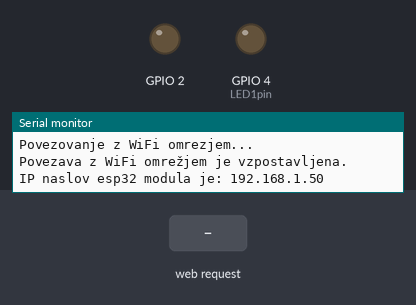
Recording of a program running on a simulated ESP32. On the bench: output pins drawn as LEDs (lit = HIGH), the last lines printed to the serial monitor. The test bench sets the inputs (shaded band). WiFi joins after 1.5 s; servers stay silent unless stated.

Above: at 3.2 s.
3.3 s: HTTP request GET /1 received
At 3.9 s:
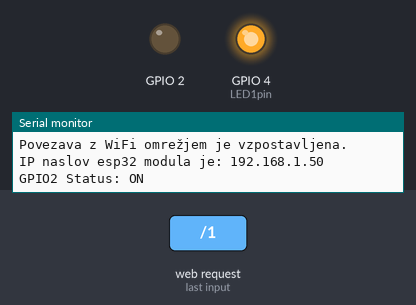
4.8 s: HTTP request GET /0 received
At 6.2 s:
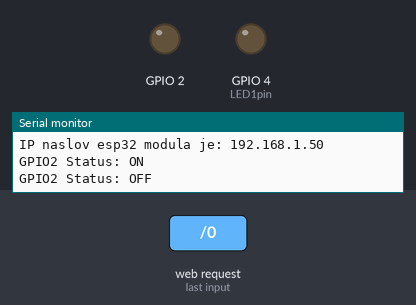
Timing chart, 0 to 7.8 s (numbered marks = the images above; inputs shaded):
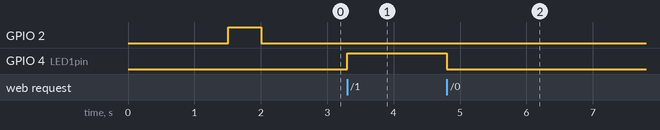

Measured:
- after the input at 3.3 s, GPIO 4 (LED1pin): LOW → HIGH at once
- after the input at 4.8 s, GPIO 4 (LED1pin): HIGH → LOW at once

The program:

main.cpp
```cpp
#include <Arduino.h>
#include "Wifi.h"
#include "WebServer.h"

const char* ssid = "BUM";
const char* password = "N0gavica";


WebServer server(80);

uint8_t LED1pin = 4;

bool LED1status = LOW;

//vsebina HTML strani ki se bo posredovala iz nasega esp32 na brskalnik klienta,lahko dodamo tudi CSS
//nasa spletna stran bo shranjena v spremenljivki HTML tipa string

const char HTML1[] PROGMEM = R"rawliteral(
<!DOCTYPE html>
<html lang="sl">
<head>

    <meta charset="UTF-8">
    <meta name="viewport" content="width=device-width, initial-scale=1.0">

    <style>
        html {font-family: Helvetica; text-align: center;}
        body {margin-top: 50px;}
        h1 {color: #444444; margin: 50px auto 30px;}
        h3 {color: #444444; margin-bottom: 50px;}
        p {font-size: 14px; color: #222222; margin-bottom: 10px;}
        .gumb {background-color: #3498db; display: block; width: 200px; color: white; padding: 13px 30px; text-decoration: none; font-size: 25px; margin: 0px auto 35px; cursor: pointer; border-radius: 4px; border: none;}
    </style>

    <title>esp32</title>

</head>

<body>

    <h1>ESP32 spletni strežnik</h1>
    <h3>Priklop na WiFi usmerjevalnik</h3>

    <a class='gumb' href="/1">Prižgi LED</a>
    <a class='gumb' href="/0">Ugasni LED</a>
    <p>Prejet ukaz za vklop LED diode..</p>

</body>
</html>
)rawliteral";


const char HTML0[] PROGMEM = R"rawliteral(
<!DOCTYPE html>
<html lang="sl">
<head>

    <meta charset="UTF-8">
    <meta name="viewport" content="width=device-width, initial-scale=1.0">

    <style>
        html {font-family: Helvetica; text-align: center;}
        body {margin-top: 50px;}
        h1 {color: #444444; margin: 50px auto 30px;}
        h3 {color: #444444; margin-bottom: 50px;}
        p {font-size: 14px; color: #222222; margin-bottom: 10px;}
        .gumb {background-color: #3498db; display: block; width: 200px; color: white; padding: 13px 30px; text-decoration: none; font-size: 25px; margin: 0px auto 35px; cursor: pointer; border-radius: 4px; border: none;}
    </style>

    <title>esp32</title>

</head>

<body>

    <h1>ESP32 spletni strežnik</h1>
    <h3>Priklop na WiFi usmerjevalnik</h3>

    <a class='gumb' href="/1">Prižgi LED</a>
    <a class='gumb' href="/0">Ugasni LED</a>
    <p>Prejet ukaz za izklop LED diode</p>

</body>
</html>
)rawliteral";


String HTML3 = "<!DOCTYPE html>\n\
<html lang='sl'>\n\
<head>\n\
    <meta charset='UTF-8'>\n\
    <meta name='viewport' content='width=device-width, initial-scale=1.0'>\n\
    <style>\n\
        html {font-family: Helvetica; text-align: center;}\n\
        body {margin-top: 50px;}\n\
        h1 {color: #444444; margin: 50px auto 30px;}\n\
        h3 {color: #444444; margin-bottom: 50px;}\n\
        p {font-size: 14px; color: #222222; margin-bottom: 10px;}\n\
        .gumb {background-color: #3498db; display: block; width: 200px; color: white; padding: 13px 30px; text-decoration: none; font-size: 25px; margin: 0px auto 35px; cursor: pointer; border-radius: 4px; border: none;}\n\
    </style>\n\
    <title>esp32</title>\n\
</head>\n\
<body>\n\
    <h1>ESP32 spletni strežnik</h1>\n\
    <h3>Priklop na WiFi usmerjevalnik</h3>\n\
    <a class='gumb' href='/1'>Prižgi LED</a>\n\
    <a class='gumb' href='/0'>Ugasni LED</a>\n\
    <p>HTTP strežnik je zagnan.</p>\n\
</body>\n\
</html>";

void handle_root(){
  server.send(200,"text/html", HTML3);
}

void handle_1(){
  LED1status = HIGH;
  Serial.println("GPIO2 Status: ON");
  server.send(200,"text/html", HTML1);

}

void handle_0(){
  LED1status = LOW;
  Serial.println("GPIO2 Status: OFF");
  server.send(200,"text/html", HTML0);

}


void handle_NotFound(){ //ce ne najdemo spletne strani
   server.send(404,"text/html", "Spletna stran ni bila najdena");

}

void setup() {

  pinMode(LED1pin,OUTPUT);


  Serial.begin(115200);

  WiFi.begin(ssid,password);

  while(WiFi.status() != WL_CONNECTED){
    delay(500);
    Serial.println("Povezovanje z WiFi omrezjem...");
  }


  Serial.println("Povezava z WiFi omrežjem je vzpostavljena.");
  Serial.print("IP naslov esp32 modula je: ");
  Serial.println(WiFi.localIP());

  server.on("/", handle_root);
  server.on("/0", handle_0);
  server.on("/1", handle_1);

  server.onNotFound(handle_NotFound);

  server.begin();


  pinMode(2, OUTPUT);
  digitalWrite(2, HIGH);
  digitalWrite(2, LOW);
  digitalWrite(2, HIGH);
  delay(500);
  digitalWrite(2, LOW);

}


void loop() {
  server.handleClient();

  if(LED1status){
    digitalWrite(LED1pin, HIGH);
  }
  else{
    digitalWrite(LED1pin,LOW);
  }
}
```
